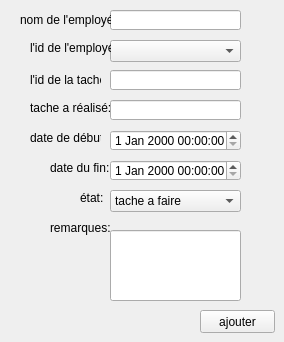
        <widget class="QWidget" name="tab_10">
         <attribute name="title">
          <string>ajouter une tache</string>
         </attribute>
         <widget class="QComboBox" name="comboBox_ide">
          <property name="geometry">
           <rect>
            <x>110</x>
            <y>40</y>
            <width>131</width>
            <height>22</height>
           </rect>
          </property>
         </widget>
         <widget class="QLabel" name="label_36">
          <property name="geometry">
           <rect>
            <x>30</x>
            <y>40</y>
            <width>81</width>
            <height>16</height>
           </rect>
          </property>
          <property name="text">
           <string>l'id de l'employé:</string>
          </property>
         </widget>
         <widget class="QDateTimeEdit" name="dateTimeEdit_dd">
          <property name="geometry">
           <rect>
            <x>110</x>
            <y>130</y>
            <width>131</width>
            <height>21</height>
           </rect>
          </property>
         </widget>
         <widget class="QLineEdit" name="lineEdit_tache">
          <property name="geometry">
           <rect>
            <x>110</x>
            <y>100</y>
            <width>131</width>
            <height>20</height>
           </rect>
          </property>
         </widget>
         <widget class="QDateTimeEdit" name="dateTimeEdit_df">
          <property name="geometry">
           <rect>
            <x>110</x>
            <y>160</y>
            <width>131</width>
            <height>21</height>
           </rect>
          </property>
         </widget>
         <widget class="QLabel" name="label_39">
          <property name="geometry">
           <rect>
            <x>30</x>
            <y>70</y>
            <width>71</width>
            <height>20</height>
           </rect>
          </property>
          <property name="text">
           <string>l'id de la tache:</string>
          </property>
         </widget>
         <widget class="QPushButton" name="pushButton_ajouter_tache">
          <property name="geometry">
           <rect>
            <x>200</x>
            <y>310</y>
            <width>75</width>
            <height>23</height>
           </rect>
          </property>
          <property name="text">
           <string>ajouter</string>
          </property>
         </widget>
         <widget class="QComboBox" name="comboBox_etat">
          <property name="geometry">
           <rect>
            <x>110</x>
            <y>190</y>
            <width>131</width>
            <height>22</height>
           </rect>
          </property>
          <item>
           <property name="text">
            <string>tache a faire</string>
           </property>
          </item>
          <item>
           <property name="text">
            <string>encours</string>
           </property>
          </item>
          <item>
           <property name="text">
            <string>realise</string>
           </property>
          </item>
         </widget>
         <widget class="QLabel" name="label_40">
          <property name="geometry">
           <rect>
            <x>30</x>
            <y>100</y>
            <width>81</width>
            <height>16</height>
           </rect>
          </property>
          <property name="text">
           <string>tache a réalisé:</string>
          </property>
         </widget>
         <widget class="QLabel" name="label_41">
          <property name="geometry">
           <rect>
            <x>80</x>
            <y>190</y>
            <width>31</width>
            <height>16</height>
           </rect>
          </property>
          <property name="text">
           <string>état:</string>
          </property>
         </widget>
         <widget class="QLabel" name="label_42">
          <property name="geometry">
           <rect>
            <x>30</x>
            <y>130</y>
            <width>71</width>
            <height>16</height>
           </rect>
          </property>
          <property name="text">
           <string>date de début:</string>
          </property>
         </widget>
         <widget class="QLabel" name="label_43">
          <property name="geometry">
           <rect>
            <x>50</x>
            <y>160</y>
            <width>61</width>
            <height>16</height>
           </rect>
          </property>
          <property name="text">
           <string>date du fin: </string>
          </property>
         </widget>
         <widget class="QLabel" name="label_44">
          <property name="geometry">
           <rect>
            <x>50</x>
            <y>220</y>
            <width>61</width>
            <height>16</height>
           </rect>
          </property>
          <property name="text">
           <string>remarques:</string>
          </property>
         </widget>
         <widget class="QLineEdit" name="lineEdit_nome">
          <property name="geometry">
           <rect>
            <x>110</x>
            <y>10</y>
            <width>131</width>
            <height>20</height>
           </rect>
          </property>
         </widget>
         <widget class="QLabel" name="label_45">
          <property name="geometry">
           <rect>
            <x>20</x>
            <y>10</y>
            <width>91</width>
            <height>20</height>
           </rect>
          </property>
          <property name="text">
           <string>nom de l'employé:</string>
          </property>
         </widget>
         <widget class="QLineEdit" name="lineEdit_remarque">
          <property name="geometry">
           <rect>
            <x>110</x>
            <y>230</y>
            <width>131</width>
            <height>71</height>
           </rect>
          </property>
         </widget>
         <widget class="QLineEdit" name="lineEdit_identifient_idt">
          <property name="geometry">
           <rect>
            <x>110</x>
            <y>70</y>
            <width>131</width>
            <height>20</height>
           </rect>
          </property>
         </widget>
        </widget>
